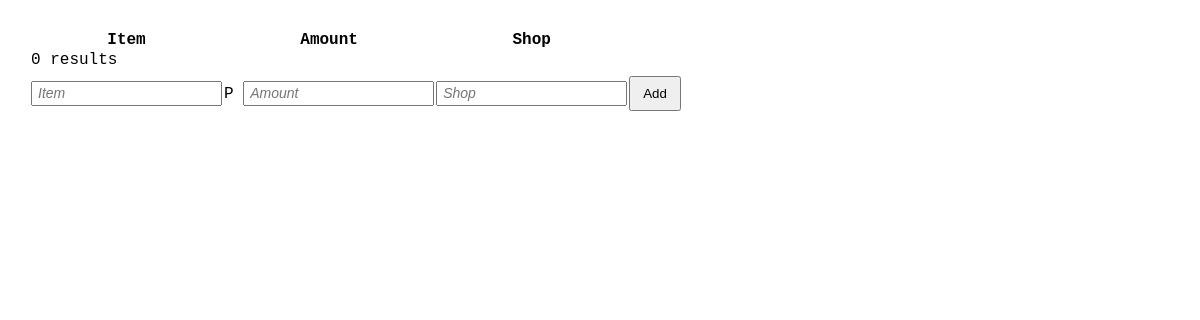
Page /wishlist.php (signed in) on the earlier database version.
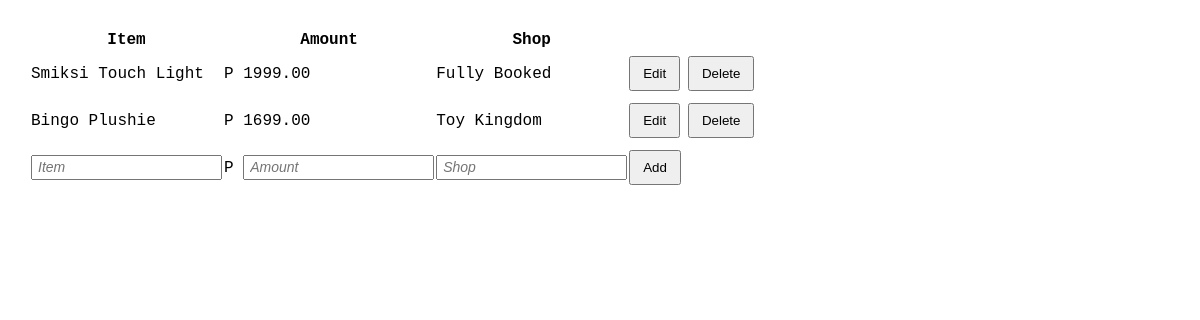
Same page on the later database version.
### tables this page shows
CREATE TABLE `wishlist` (
  `id` int(11) NOT NULL,
  `user_id` int(11) NOT NULL,
  `item` varchar(255) NOT NULL,
  `amount` decimal(12,2) DEFAULT 0.00,
  `shop` text DEFAULT '—'
);

### wishlist.php (the view, shortened to what this page needs)
<?php
    include_once("connect.php");
    $editID = 0;
    $page = "";
    $id = $_SESSION["id"];
    $sql = "SELECT `ID`, `Item`, `Amount`, `Shop` FROM Wishlist WHERE `User_ID` = $id";
    $result = mysqli_query($conn, $sql);
    echo '<table>';
    echo '<tr><th>Item</th>';
    echo '<th>Amount</th>';
    echo '<th>Shop</th></tr>';
    if (mysqli_num_rows($result) > 0) {
        while($row = mysqli_fetch_assoc($result)) {
            if ($page == "wishlist" && $row["ID"] == $editID) {
                echo '<form action="update.php" method="POST">';
                    echo '<input type="hidden" name="edit_ID" value="' . $row["ID"] . '">';
                    echo '<td><input type="text" name="name" value="' . $row["Item"] . '" /></td>';
                    echo '<td>P <input type="text" name="amount" value="' . $row["Amount"] . '" /></td>';
                    echo '<td><input type="text" name="shop" value="' . $row["Shop"] . '" /></td>';
                    echo '<td><button type="submit" name="wishlist">Update</button></td>';
                    echo '<td><button name="cancel">Cancel</button></td></tr>';
                echo '</form>';
            } else {
                echo '<tr><td>' . $row["Item"] . '</td>';
                echo '<td>P ' . $row["Amount"] . '</td>';
                echo '<td>' . $row["Shop"] . '</td>';
                echo '<td><a style="text-decoration: none; color: inherit;" href="edit.php?id=' . $row["ID"] . '&page=wishlist"><button name="wishlist">Edit</button></a></td>';
                echo '<td><a style="text-decoration: none; color: inherit;" href="delete.php?id=' . $row["ID"] . '&page=wishlist"><button name="wishlist">Delete</button></a></td></tr>';
            }
        }
    } else {
        echo '<tr><td colspan="3">0 results</td></tr>';
    }
?>
<!DOCTYPE html>
<html lang="en">
    <head>
        <link rel="stylesheet" href="styles.css">
    </head>
    <body>
        <form action="insert.php" method="POST">
            <?php
                echo '<td><input type="text" name="name" placeholder="Item" required /></td>';
                echo '<td>P <input type="text" name="amount" placeholder="Amount" required /></td>';
                echo '<td><input type="text" name="shop" placeholder="Shop" /></td>';
                echo '<td><button type="submit" name="wishlist">Add</button></td></tr>';
            ?>
        </form></table>
    </body>
</html>

Differences in the rows shown:
added wishlist: item "Smiksi Touch Light", amount "1999.00", shop "Fully Booked"
added wishlist: item "Bingo Plushie", amount "1699.00", shop "Toy Kingdom"
Other differences:
text no longer shown: "0 results"
